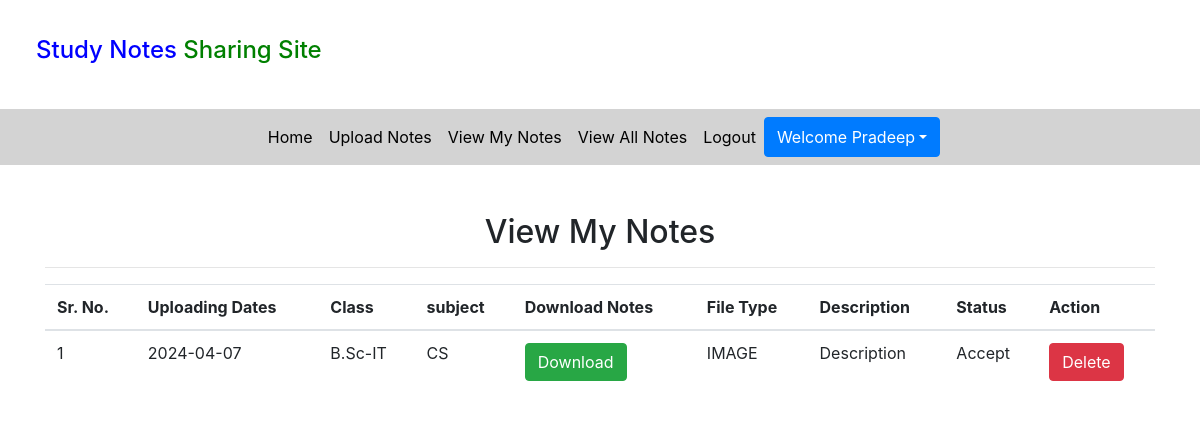
The page /view_mynotes (signed in) on the database its author committed.
### notes/models.py (models this page shows, shortened)
class Notes(models.Model):
    user = models.ForeignKey(User, on_delete=models.CASCADE)
    uploadingdate = models.CharField(max_length=30)
    branch = models.CharField(max_length=30)
    subject = models.CharField(max_length=30)
    notesfile = models.FileField(null=True)
    filetype = models.CharField(max_length=30)
    description = models.CharField(max_length=200, null=True)
    status = models.CharField(max_length=15)

### notes/views.py (the view)
# urls.py: path('view_mynotes', view_mynotes, name='view_mynotes'),
def view_mynotes(request):
    if not request.user.is_authenticated:
        return redirect('login')
    user = User.objects.get(id = request.user.id)
    notes = Notes.objects.filter(user = user)
    d = {'notes' : notes}
    return render(request, 'view_mynotes.html', d)

### notes/templates/view_mynotes.html (shortened to what this page needs)
{%  extends 'user_navigation.html' %}
{% load static %}
{% block body %}
<link rel="stylesheet" href="//cdnjs.cloudflare.com/ajax/libs/twitter-bootstrap/4.5.2/css/bootstrap.css">
<link rel="stylesheet" href="https://cdn.datatables.net/1.10.22/css/dataTables.bootstrap4.min.css">
<div class="container mt-5">
    <h2 class="text-center">View My Notes</h2>
    <hr>
    <table class="table table=bordered" id="example">
        <thead>
        <tr>
            <th>Sr. No.</th>
            <th>Uploading Dates</th>
            <th>Class</th>
            <th>subject</th>
            <th>Download Notes</th>
            <th>File Type</th>
            <th>Description</th>
            <th>Status</th>
            <th>Action</th>
        </tr>
        {% for i in notes %}
        <tr>
            <td>{{forloop.counter}}</td>
            <td>{{i.uploadingdate}}</td>
            <td>{{i.branch}}</td>
            <td>{{i.subject}}</td>
            <td><a href="{{i.notesfile.url}}" class="btn btn-success" download>Download</a></td>
            <td>{{i.filetype}}</td>
            <td>{{i.description}}</td>
            <td>{{i.status}}</td>
            <td><a href="{% url 'delete_mynotes' i.id %}" class="btn btn-danger" onclick="return confirm('Are you sure?')">Delete</a></td>
        </tr>
        {% endfor %}
        </thead>
    </table>
</div>
{% endblock %}

### notes/templates/user_navigation.html (shortened to what this page needs)
<html lang="en" xmlns="http://www.w3.org/1999/html">
<head>
  {% load static %}
  <link rel="stylesheet" href="https://maxcdn.bootstrapcdn.com/bootstrap/4.3.1/css/bootstrap.min.css">
  <link rel="stylesheet" href="https://use.fontawesome.com/releases/v5.6.3/css/all.css"></head>
  <link rel="stylesheet" href="{% static 'css/mystyle.css' %}">
<body>
<h4 style="padding : 3%"><span style="color:blue">Study Notes</span><span style="color:green"> Sharing Site</span></h4>
<nav class="navbar navbar-expand-sm justify-content-center" style="background-color : lightgrey">
<ul class="navbar-nav">
  <li class="navbar-item">
    <a class="nav-link" href="{% url 'profile' %}">Home</a>
  </li>
  <li class="navbar-item">
    <a class="nav-link" href="{% url 'upload_notes' %}">Upload Notes</a>
  </li>
  <li class="navbar-item">
    <a class="nav-link" href="{% url 'view_mynotes' %}">View My Notes</a>
  </li>
  <li class="navbar-item">
    <a class="nav-link" href="{% url 'viewallnotes' %}">View All Notes</a>
  </li>
    <li class="navbar-item">
    <a class="nav-link" href="{% url 'logout' %}">Logout</a>
  </li>
    <div class="btn-group">
        <button type="button" class="btn btn-primary dropdown-toggle" style="text-transform:capitalize" data-toggle="dropdown">Welcome {{request.user.first_name}}</button>
    </div>
</ul>
</nav>
</body>
</html>
{% block body %}
{% endblock %}

### notes/static/css/mystyle.css (style rules this page uses)
.nav-link { color : black }

### rows shown on the page
Notes: uploadingdate "2024-04-07", branch "B.Sc-IT", subject "CS", filetype "IMAGE", description "Description", status "Accept"

### other values the page prints
{{ request.user.first_name }} "Pradeep"
